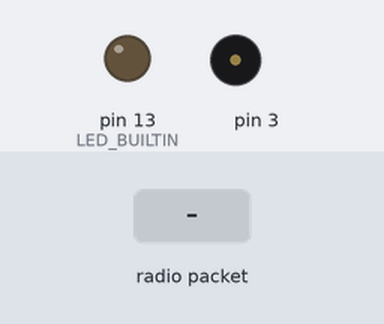
Recording of a sketch running on a simulated Arduino Uno, built with avr-gcc and run on an emulated ATmega328P. Shown: output pins drawn as LEDs (lit = HIGH), buzzer (waves = sounding). The test bench sets the inputs (shaded band). No radio packets arrive unless stated.

Above: at 1.2 s.
1.3 s: radio packet "1" arrives
At 1.5 s:
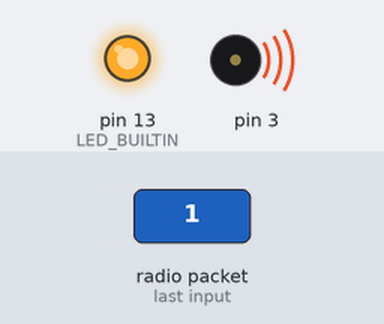
Timing chart, 0 to 4.3 s (numbered marks = the images above; inputs shaded):
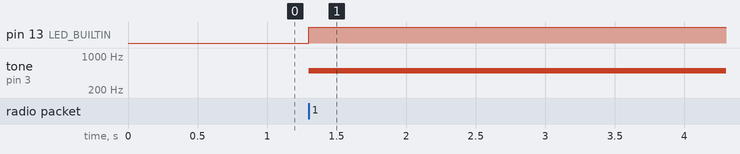

Measured:
- after the input at 1.3 s, pin 13 (LED_BUILTIN): LOW → HIGH at once; tone on pin 3: silent → 500 Hz at once

The sketch:

ReceiverStation.ino
```cpp
#include <SPI.h>
#include <nRF24L01.h>
#include <RF24.h>

RF24 radio(8, 9); // CE, CSN

const byte address[6] = "00001";

void setup() {
  Serial.begin(9600);
  radio.begin();
  radio.openReadingPipe(0, address);
    pinMode(LED_BUILTIN, OUTPUT);
  radio.setPALevel(RF24_PA_MIN);
  radio.startListening();
}

void loop() {
  if (radio.available()) {
    tone(3,500,200);
      digitalWrite(LED_BUILTIN, HIGH);
    delay(200);
    noTone(3);
      digitalWrite(LED_BUILTIN, LOW);
  }
}
```
